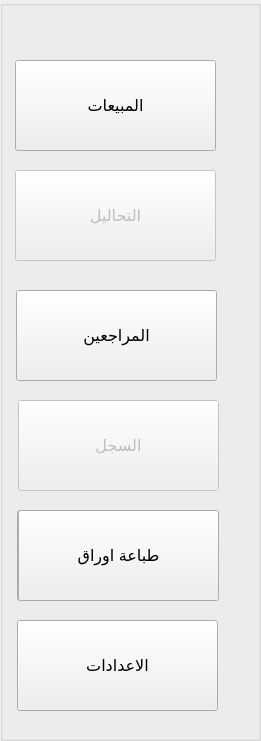
    <widget class="QGroupBox" name="groupBox">
     <property name="enabled">
      <bool>true</bool>
     </property>
     <property name="geometry">
      <rect>
       <x>1020</x>
       <y>-30</y>
       <width>261</width>
       <height>741</height>
      </rect>
     </property>
     <property name="styleSheet">
      <string notr="true">border-left:2px solid rgb(157, 157, 157);
border-bottom-color:2px solid rgb(191, 191, 191);</string>
     </property>
     <property name="title">
      <string/>
     </property>
     <widget class="QPushButton" name="pushButton">
      <property name="enabled">
       <bool>true</bool>
      </property>
      <property name="geometry">
       <rect>
        <x>15</x>
        <y>60</y>
        <width>201</width>
        <height>91</height>
       </rect>
      </property>
      <property name="font">
       <font>
        <family>Segoe UI</family>
        <pointsize>12</pointsize>
        <weight>50</weight>
        <bold>false</bold>
       </font>
      </property>
      <property name="text">
       <string>المبيعات</string>
      </property>
     </widget>
     <widget class="QPushButton" name="pushButton_2">
      <property name="enabled">
       <bool>false</bool>
      </property>
      <property name="geometry">
       <rect>
        <x>15</x>
        <y>170</y>
        <width>201</width>
        <height>91</height>
       </rect>
      </property>
      <property name="font">
       <font>
        <family>Segoe UI</family>
        <pointsize>12</pointsize>
        <weight>50</weight>
        <bold>false</bold>
       </font>
      </property>
      <property name="text">
       <string>التحاليل</string>
      </property>
     </widget>
     <widget class="QPushButton" name="pushButton_3">
      <property name="enabled">
       <bool>false</bool>
      </property>
      <property name="geometry">
       <rect>
        <x>18</x>
        <y>400</y>
        <width>201</width>
        <height>91</height>
       </rect>
      </property>
      <property name="font">
       <font>
        <family>Segoe UI</family>
        <pointsize>12</pointsize>
        <weight>50</weight>
        <bold>false</bold>
       </font>
      </property>
      <property name="text">
       <string>السجل</string>
      </property>
     </widget>
     <widget class="QPushButton" name="pushButton_4">
      <property name="enabled">
       <bool>true</bool>
      </property>
      <property name="geometry">
       <rect>
        <x>17</x>
        <y>620</y>
        <width>201</width>
        <height>91</height>
       </rect>
      </property>
      <property name="font">
       <font>
        <family>Segoe UI</family>
        <pointsize>12</pointsize>
        <weight>50</weight>
        <bold>false</bold>
       </font>
      </property>
      <property name="text">
       <string>الاعدادات</string>
      </property>
     </widget>
     <widget class="QPushButton" name="pushButton_5">
      <property name="enabled">
       <bool>true</bool>
      </property>
      <property name="geometry">
       <rect>
        <x>16</x>
        <y>290</y>
        <width>201</width>
        <height>91</height>
       </rect>
      </property>
      <property name="font">
       <font>
        <family>Segoe UI</family>
        <pointsize>12</pointsize>
        <weight>50</weight>
        <bold>false</bold>
       </font>
      </property>
      <property name="text">
       <string>المراجعين</string>
      </property>
     </widget>
     <widget class="QPushButton" name="pushButton_6">
      <property name="enabled">
       <bool>true</bool>
      </property>
      <property name="geometry">
       <rect>
        <x>17</x>
        <y>510</y>
        <width>201</width>
        <height>91</height>
       </rect>
      </property>
      <property name="font">
       <font>
        <family>Segoe UI</family>
        <pointsize>12</pointsize>
        <weight>50</weight>
        <bold>false</bold>
       </font>
      </property>
      <property name="text">
       <string>تسجيل الدخول</string>
      </property>
     </widget>
     <widget class="QPushButton" name="pushButton_12">
      <property name="enabled">
       <bool>true</bool>
      </property>
      <property name="geometry">
       <rect>
        <x>18</x>
        <y>510</y>
        <width>201</width>
        <height>91</height>
       </rect>
      </property>
      <property name="font">
       <font>
        <family>Segoe UI</family>
        <pointsize>12</pointsize>
        <weight>50</weight>
        <bold>false</bold>
       </font>
      </property>
      <property name="text">
       <string>طباعة اوراق</string>
      </property>
     </widget>
    </widget>
